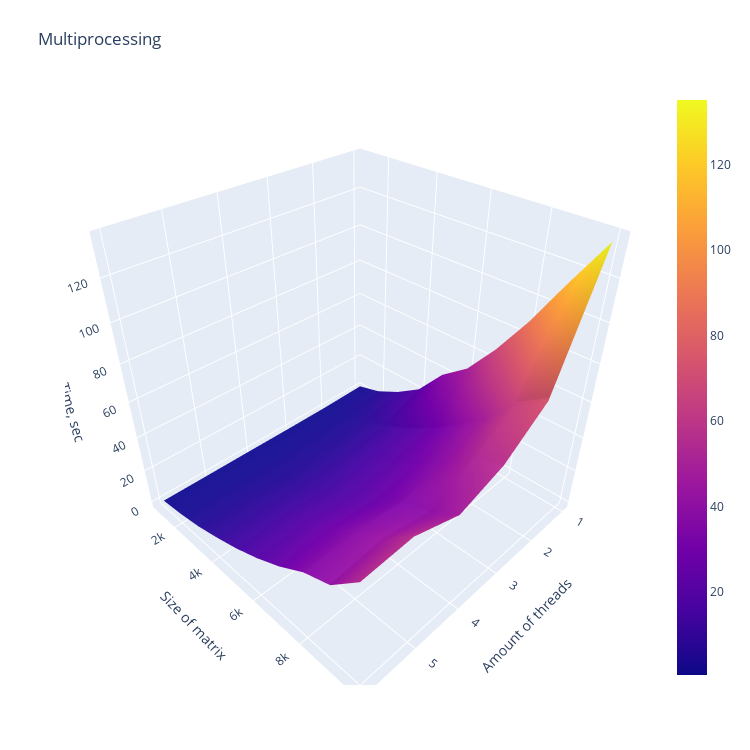

This figure's notebook cell:
### Code cell
times_multiprocessing = np.array(times_multiprocessing).reshape(10, 6)
matrix_size, threads = np.meshgrid(np.arange(1, 7), np.linspace(1000, 10000, 10))
fig = go.Figure(data=[go.Surface(z=times_multiprocessing, x=matrix_size, y=threads)])
fig.update_layout(title='Multiprocessing', autosize=False,
                  width=750, height=750,
                  margin=dict(l=65, r=50, b=65, t=90),
                  scene= go.Scene(
                    xaxis=go.XAxis(title='Amount of threads'),
                    yaxis=go.YAxis(title='Size of matrix'),
                    zaxis=go.ZAxis(title='Time, sec')))
fig.show()

### Figure 1 — Plotly figure (JSON) as saved in the notebook; plotly's stock layout.template omitted (floating-point values rounded to 4 significant figures)
{"data": [{"type": "surface", "x": [[1, 2, 3, 4, 5, 6], [1, 2, 3, 4, 5, 6], [1, 2, 3, 4, 5, 6], [1, 2, 3, 4, 5, 6], [1, 2, 3, 4, 5, 6], [1, 2, 3, 4, 5, 6], [1, 2, 3, 4, 5, 6], [1, 2, 3, 4, 5, 6], [1, 2, 3, 4, 5, 6], [1, 2, 3, 4, 5, 6]], "y": [[1000, 1000, 1000, 1000, 1000, 1000], [2000, 2000, 2000, 2000, 2000, 2000], [3000, 3000, 3000, 3000, 3000, 3000], [4000, 4000, 4000, 4000, 4000, 4000], [5000, 5000, 5000, 5000, 5000, 5000], [6000, 6000, 6000, 6000, 6000, 6000], [7000, 7000, 7000, 7000, 7000, 7000], [8000, 8000, 8000, 8000, 8000, 8000], [9000, 9000, 9000, 9000, 9000, 9000], [10000, 10000, 10000, 10000, 10000, 10000]], "z": [[1.476, 0.7636, 0.6237, 0.6912, 0.6638, 0.6807], [5.452, 2.905, 2.461, 2.179, 2.422, 2.477], [12.49, 6.445, 5.459, 4.752, 5.411, 5.166], [21.8, 11.66, 9.641, 8.716, 9.372, 9.179], [38.44, 18.61, 15.25, 13.37, 14.51, 13.84], [49.4, 26.85, 21.69, 19.06, 20.98, 19.69], [67.14, 37.3, 29.94, 25.66, 28.46, 26.87], [88.05, 48.66, 39.58, 34.41, 37.51, 35.86], [112.1, 64.66, 51.5, 39.2, 44.64, 41.46], [135.1, 74.7, 57.03, 48.68, 57.16, 55.87]]}], "layout": {"autosize": false, "height": 750, "margin": {"b": 65, "l": 65, "r": 50, "t": 90}, "scene": {"xaxis": {"title": {"text": "Amount of threads"}}, "yaxis": {"title": {"text": "Size of matrix"}}, "zaxis": {"title": {"text": "Time, sec"}}}, "title": {"text": "Multiprocessing"}, "width": 750}}
